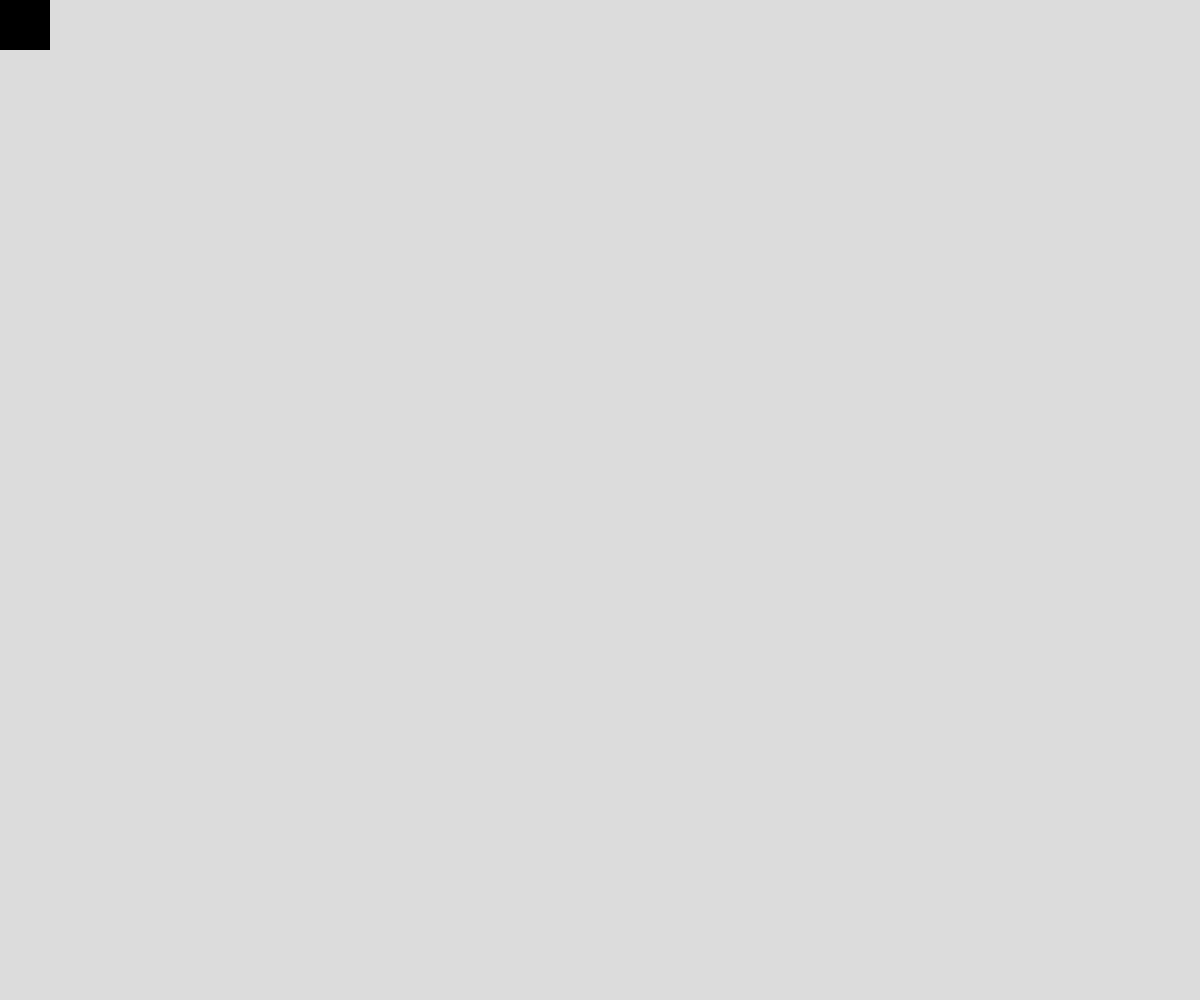
Frame 1 (no input)
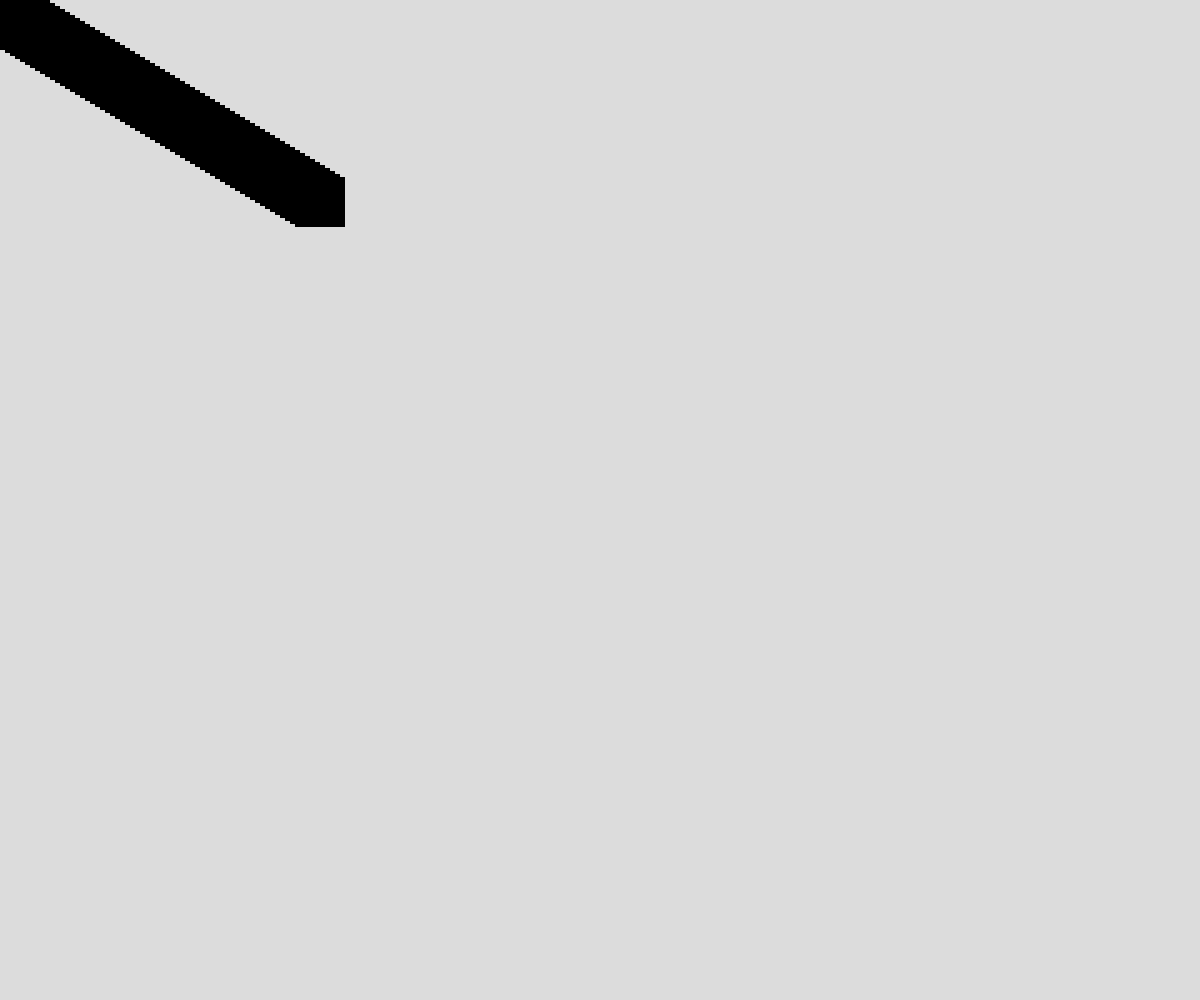
Frame 60 (no input)
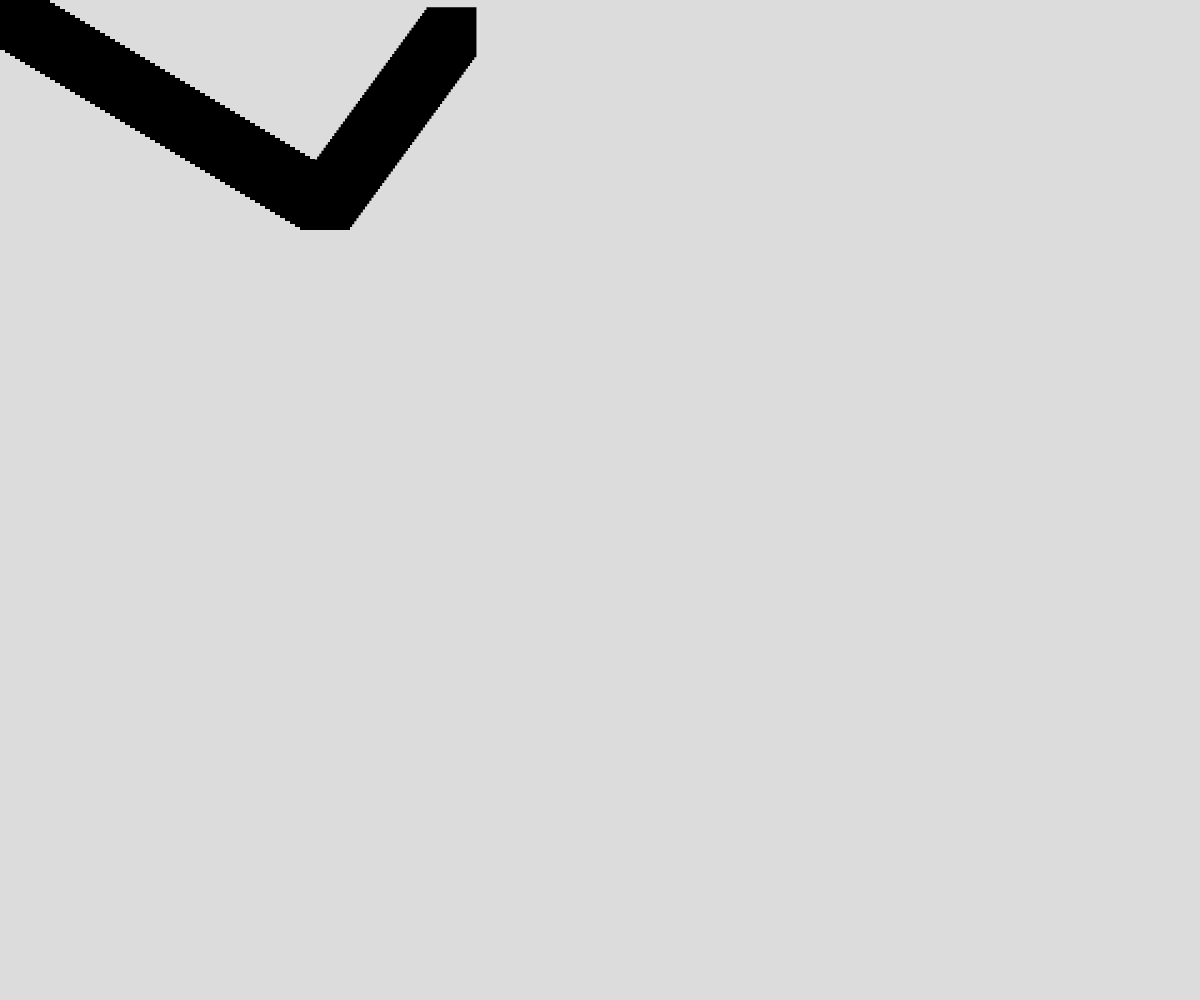
Frame 120 (the mouse pressed at the canvas centre since frame 60)

The p5.js sketch that drew these frames (run headless with seeded random() and noise() and a simulated clock; from frame 60 on, the mouse is pressed at the canvas centre):

// p5.js sketch
// ── sketch.js
// Square aroun Edge
// Sadique
// Sept. 26
//
// Extra for Experts:
// - describe what you did to take this project "above and beyond"


let x = 0;
let y = 0;
let dx = 5;
let dy = 3;
let squareSize = 50;
let squareColor;

function setup() {
  createCanvas(windowWidth, windowHeight);
  background(220);
  squareColor = color("black");
}

function draw() {
  drawSquare();
  moveSquare();
  bounceIfNeeded();
}

function mouseWheel(event) {
  // console.log(event.delta);
  if (event.delta < 0) {
    //sanity check for max size
    if (squareSize < height * 0.75 &&
        squareSize < width * 0.75) {
      squareSize += 5;
    }
  }
  else {
    //sanity check for min size
    if (squareSize > 10) {
      squareSize -= 5;
    }
  }
}

function mousePressed() {
  dx = random(-5, 5);
  dy = random(-5, 5);
}

function drawSquare() {
  fill(squareColor);
  noStroke();
  square(x, y, squareSize);
}

function moveSquare() {
  x += dx;
  y += dy;
}

function bounceIfNeeded() {
  //bounce off right wall
  if (x >= width - squareSize) {
    dx *= -1;
    //don't get caught on wall
    x = width - squareSize - 1; 
    changeSquareColor();
  }
  //bounce off left wall
  else if (x <= 0) {
    dx *= -1;
    //don't get caught on wall
    x = 1; 
    changeSquareColor();
  }
  //bounce off bottom wall
  if (y >= height - squareSize) {
    dy *= -1;
    //don't get caught on wall
    y = height - squareSize - 1; 
    changeSquareColor();
  }
  //bounce off top wall
  if (y <= 0) {
    dy *= -1;
    //don't get caught on wall
    y = 1; 
    changeSquareColor();
  }
}

function changeSquareColor() {
  let r = random(0, 255);
  let g = random(0, 255);
  let b = random(0, 255);
  squareColor = color(r, g, b);
}
